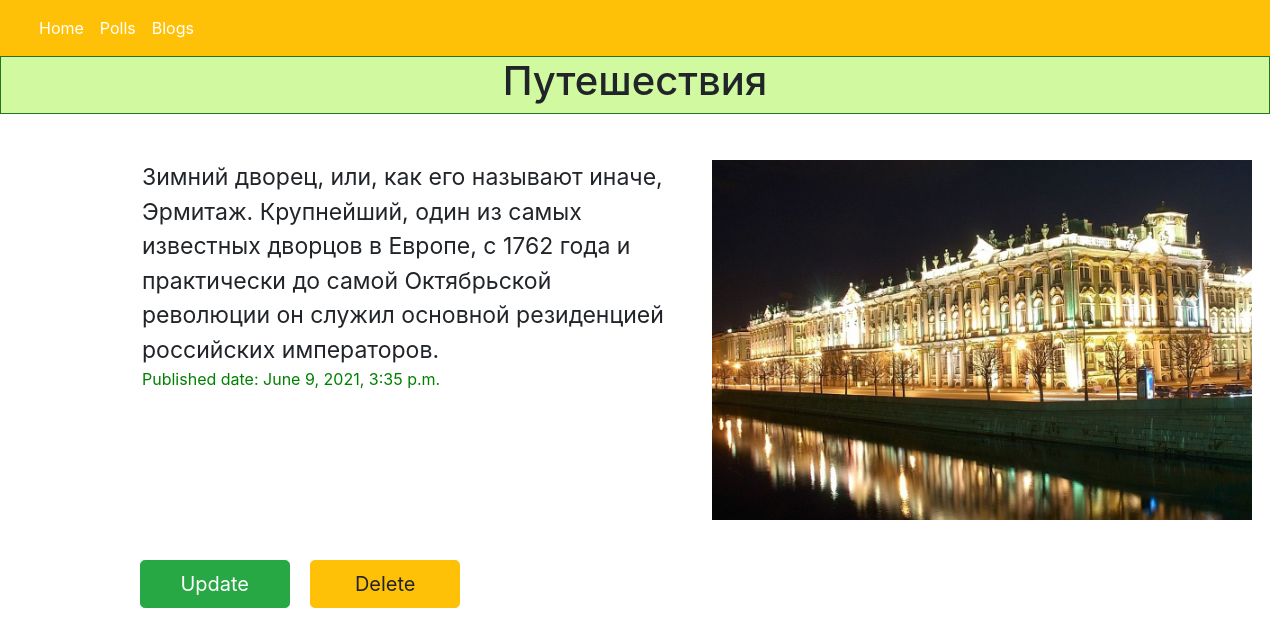
Screenshot of /blogs/27/ with the database file from the repository.
### blogs/models.py (models this page shows, shortened)
class Blog(models.Model):
    title = models.CharField(max_length=200, verbose_name="Title")
    content = models.TextField(verbose_name="Content")
    pub_date = models.DateTimeField(default=timezone.now(), verbose_name="Published date")
    image = models.ImageField(upload_to='images/', verbose_name="Image")

### blogs/views.py (the view)
# urls.py: path('<int:pk>/', views.DetailView.as_view(), name='detail'),
class DetailView(generic.DetailView):
    model = Blog
    template_name = 'blogs/detail_blog.html'

### blogs/templates/blogs/detail_blog.html (shortened to what this page needs)
{% extends 'polls/navigation.html' %}
{% block content %}
<div style="border: 1px solid #237523; background: #d1f9a0">
    <h1 align="center">
        {{ blog.title }}
</h1></div>
<div class="container" style="position: absolute; top:20%; left:10%">
    <div class="row align-items-start">
        <div class="col">
            <big><big>{{ blog.content }}</big></big>
            <br>
            <p style="color:green">
                Published date: {{ blog.pub_date }}
        </div>
        <div class="col" style="overflow: hidden">
            <p><img src="{{ blog.image.url }}" height="100%" width="100%"></p>
        </div>
    </div>
</div>
<div style="position:absolute; top: 70%; left: 11%">
    <button class="btn btn-success btn-lg" style="width:150px"
            onclick="document.location='../../blogs/{{ blog.id }}/blog_update/'">Update
    </button>
    <i class="px-2"></i>
    <button class="btn btn-warning btn-lg" style="width:150px"
            onclick="document.location='../../blogs/{{ blog.id }}/blog_delete/'">Delete
    </button>
</div>
{% endblock %}

### rows the page displays
Blog: title "Путешествия", content "Зимний дворец, или, как его называют иначе, Эрмитаж. Крупнейший, один из самых известных дворцов в Европе, с 1762 года и практически до самой Октябрьской революции он служил основной резиденцией российских императоров.", pub_date "June 9, 2021, 3:35 p.m.", image (picture)
